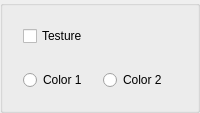
         <widget class="QGroupBox" name="panelTexture">
          <layout class="QVBoxLayout" name="verticalLayout_15">
           <item>
            <widget class="QWidget" name="panelTexture_2" native="true">
             <layout class="QHBoxLayout" name="horizontalLayout_12">
              <item>
               <widget class="QCheckBox" name="chkBoxTexture">
                <property name="sizePolicy">
                 <sizepolicy hsizetype="Minimum" vsizetype="Preferred">
                  <horstretch>0</horstretch>
                  <verstretch>0</verstretch>
                 </sizepolicy>
                </property>
                <property name="text">
                 <string>Testure</string>
                </property>
               </widget>
              </item>
             </layout>
            </widget>
           </item>
           <item>
            <widget class="QWidget" name="panelColorChoice" native="true">
             <layout class="QHBoxLayout" name="horizontalLayout_8">
              <item>
               <widget class="QRadioButton" name="radioTexColor1">
                <property name="text">
                 <string>Color 1</string>
                </property>
               </widget>
              </item>
              <item>
               <widget class="QRadioButton" name="radioTexColor2">
                <property name="text">
                 <string>Color 2</string>
                </property>
               </widget>
              </item>
             </layout>
            </widget>
           </item>
          </layout>
         </widget>
